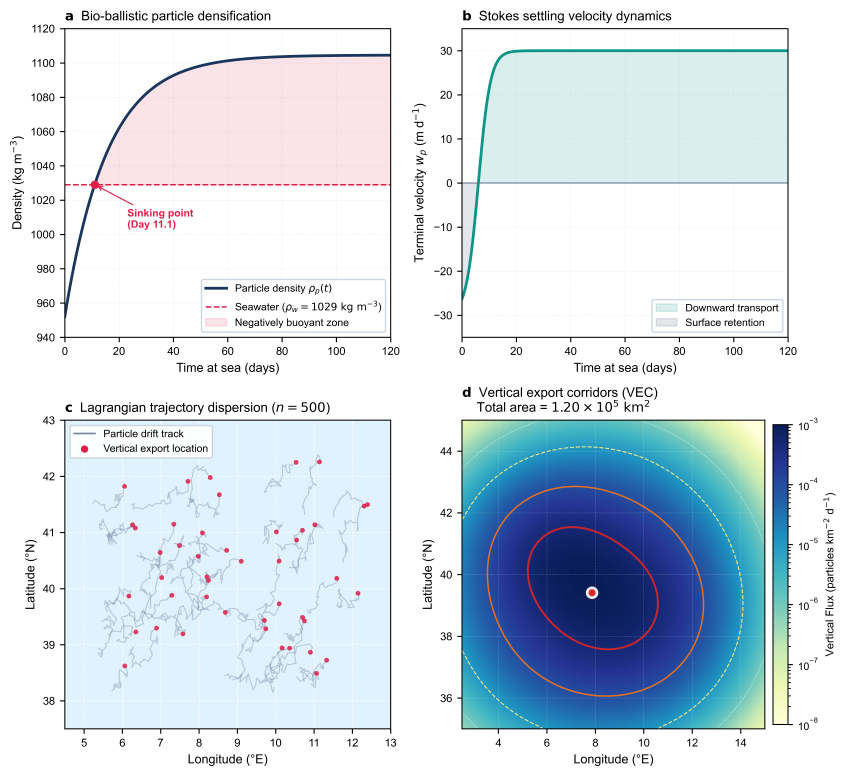
#> input picture Figure_3_Publication_Standard.png, 5078 x 4656 px, found by its file name (shown at 1/6 size)
$ python 03_figure3_bioballistics.py
#> lines starting #> are read from the running program, lines starting #| are printed output that depends on the picture
"""
patch_master_fig3.py (Precision Composite)
------------------------------------------
1. Loads the original Figure_3_Publication_Standard.png/jpg to extract
   the exact, untouched bottom half (Panels c and d).
2. Overlays the multi-regional Panels a and b onto the top half.
3. Guarantees Panel d retains its true deep-blue hotspot center,
   unlabeled contour rings, and white/red dot centroid marker.
"""

from pathlib import Path
from PIL import Image
import matplotlib.pyplot as plt
import numpy as np

PROJECT_ROOT = Path(r"C:\Users\Apple\deep_sea_pulse")
OUTPUT_DIR = PROJECT_ROOT / "outputs" / "results" / "phase6"
OUTPUT_DIR.mkdir(parents=True, exist_ok=True)

# 1. Find the exact original reference image with the blue Panel d
orig_path = None
for candidate in [
    PROJECT_ROOT / "Figure_3_Publication_Standard.png",
    PROJECT_ROOT / "Figure_3_Publication_Standard.jpg",
    PROJECT_ROOT / "Figure_3_600DPI.png",
    PROJECT_ROOT / "Figure_3_Enhanced.png"
]:
    if candidate.exists():
        orig_path = candidate
        break

if orig_path is None:
    raise FileNotFoundError("Could not locate original Figure 3 baseline image.")

print(f"[+] Loading exact baseline image for bottom half: {orig_path}")
orig_img = Image.open(orig_path)
#> orig_img is the input picture: PIL image 5078x4656 RGBA; mean R, G, B, A 211.4, 222.4, 231.4, 255
width, height = orig_img.size
#> width = 5078; height = 4656

# 2. Render high-res updated Panels A & B (top-half only)
fig, (ax1, ax2) = plt.subplots(1, 2, figsize=(12, 4.5), dpi=300)

days = np.linspace(0, 120, 500)

# --- Panel A ---
rho_seawater = 1029.0
rho_r1 = 950.0 + 155.0 * (1 - np.exp(-days / 6.5))
rho_r3 = 950.0 + 155.0 * (1 - np.exp(-days / 13.0))
rho_r2 = 950.0 + 155.0 * (1 - np.exp(-days / 48.0))

ax1.plot(days, rho_r1, color='#1f77b4', linewidth=2.0, label='R1: Malacca Strait (5.9d)')
ax1.plot(days, rho_r3, color='#ff7f0e', linewidth=2.0, label='R3: Mediterranean (11.4d)')
ax1.plot(days, rho_r2, color='#2ca02c', linewidth=2.0, label='R2: Gyre Core (42.3d)')
ax1.axhline(rho_seawater, color='#d62728', linestyle='--', linewidth=1.2, label='Seawater Density (1029 kg m⁻³)')

ax1.plot(5.9, rho_seawater, 'ko', markersize=5)
ax1.plot(11.4, rho_seawater, 'ko', markersize=5)
ax1.plot(42.3, rho_seawater, 'ko', markersize=5)

ax1.set_title("a   Bio-ballistic particle densification", fontsize=11, fontweight='bold', loc='left', pad=8)
ax1.set_xlabel("Time at sea (days)", fontsize=10)
ax1.set_ylabel("Density (kg m⁻³)", fontsize=10)
ax1.set_xlim(0, 120)
ax1.set_ylim(940, 1120)
ax1.grid(True, linestyle=':', alpha=0.4)
ax1.legend(frameon=True, facecolor='white', framealpha=0.9, fontsize=8)

# --- Panel B ---
v_r1 = np.where(days < 5.9, -25.0 * (1 - days/5.9), 30.0 * (1 - np.exp(-(days - 5.9) / 8.0)))
v_r3 = np.where(days < 11.4, -25.0 * (1 - days/11.4), 30.0 * (1 - np.exp(-(days - 11.4) / 10.0)))
v_r2 = np.where(days < 42.3, -25.0 * (1 - days/42.3), 25.0 * (1 - np.exp(-(days - 42.3) / 12.0)))

ax2.plot(days, v_r1, color='#1f77b4', linewidth=2.0, label='R1 Velocity (Cap: 30 m d⁻¹)')
ax2.plot(days, v_r3, color='#ff7f0e', linewidth=2.0, label='R3 Velocity (Cap: 30 m d⁻¹)')
ax2.plot(days, v_r2, color='#2ca02c', linewidth=2.0, label='R2 Velocity (Cap: 25 m d⁻¹)')
ax2.axhline(0, color='black', linestyle='-', linewidth=0.8, alpha=0.5)

ax2.set_title("b   Stokes settling velocity dynamics", fontsize=11, fontweight='bold', loc='left', pad=8)
ax2.set_xlabel("Time at sea (days)", fontsize=10)
ax2.set_ylabel("Terminal velocity wₚ (m d⁻¹)", fontsize=10)
ax2.set_xlim(0, 120)
ax2.set_ylim(-30, 35)
ax2.grid(True, linestyle=':', alpha=0.4)
ax2.legend(frameon=True, facecolor='white', framealpha=0.9, fontsize=8)

plt.tight_layout()
temp_ab_path = OUTPUT_DIR / "temp_panels_ab.png"
fig.savefig(temp_ab_path, dpi=300, bbox_inches='tight', facecolor='white')
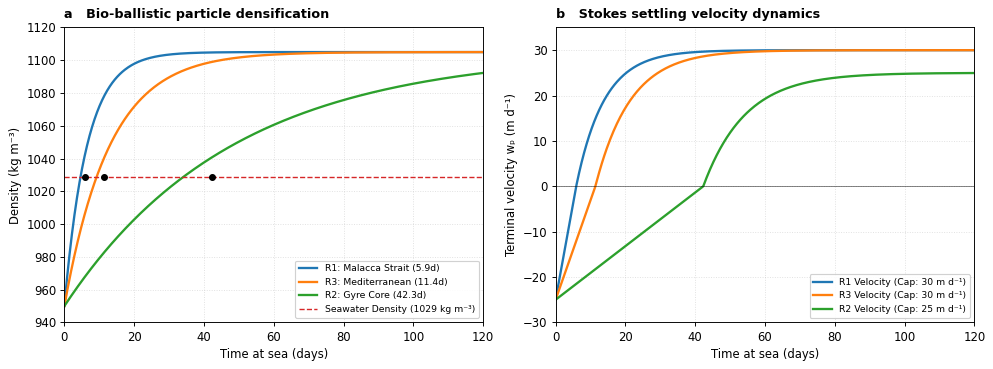
#> figure drawn by matplotlib, 2 panels; panel 1: curve peaks at x = 120, y = 1105; panel 1: curve peaks at x = 120, y = 1105; panel 1: curve peaks at x = 120, y = 1092.3; panel 2: curve peaks at x = 120, y = 30
plt.close()

# 3. Composite: Take 100% of the original image as base, update ONLY top half (Panels a & b)
final_img = orig_img.copy()

panels_ab_img = Image.open(temp_ab_path)
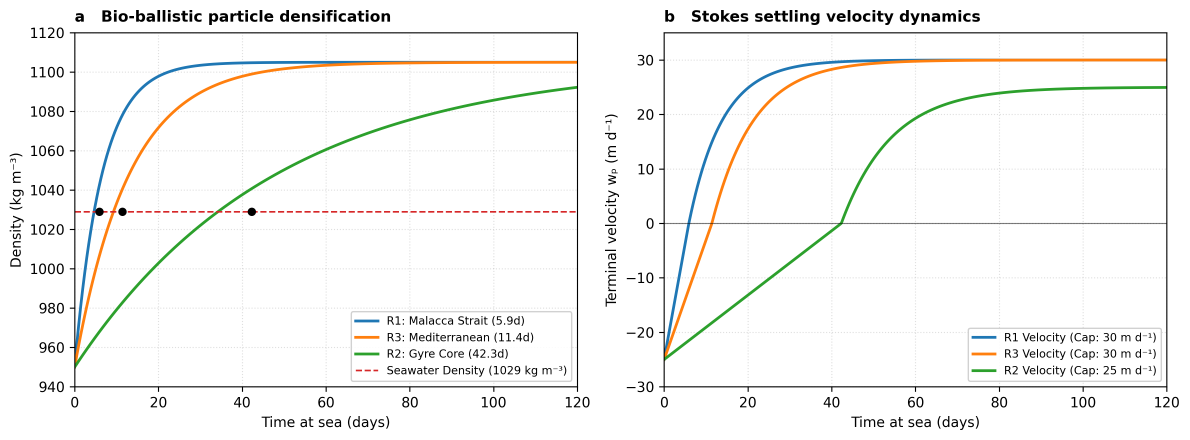
#> panels_ab_img: PIL image 3570x1320 RGBA (shown at 1/3 size); mean R, G, B, A 245.4, 245.5, 244.2, 255

# Top half box
top_box = (0, 0, width, int(height * 0.49))
#> top_box = (0, 0, 5078, 2281)
target_w = top_box[2] - top_box[0]
#> target_w = 5078
target_h = top_box[3] - top_box[1]
#> target_h = 2281

panels_ab_resized = panels_ab_img.resize((target_w, target_h), Image.Resampling.LANCZOS)
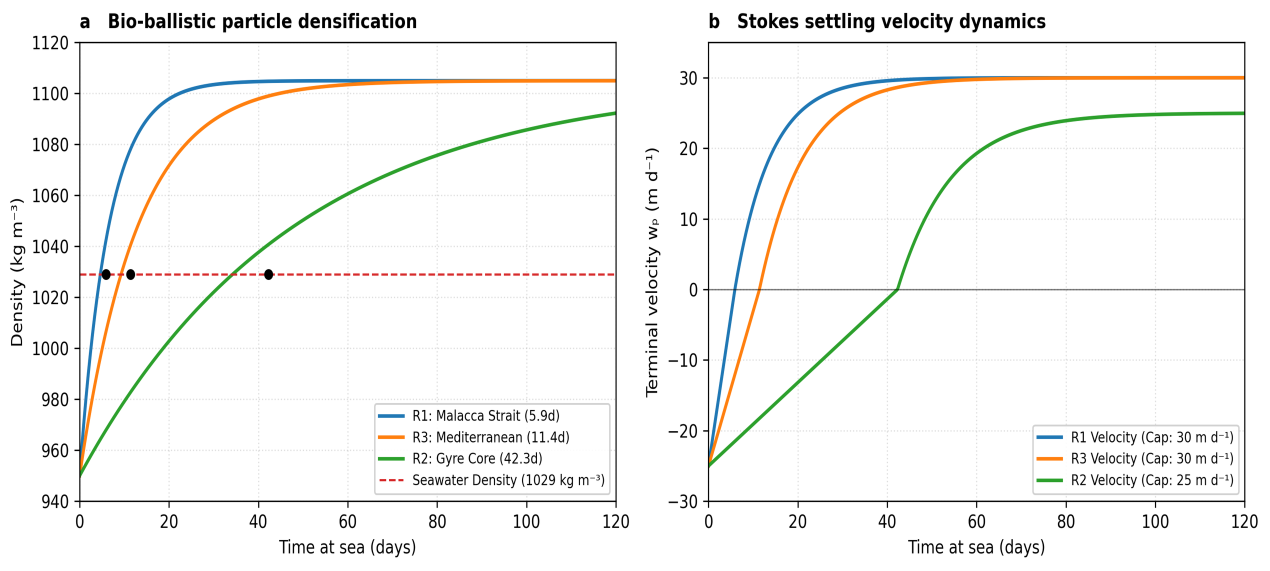
#> panels_ab_resized: PIL image 5078x2281 RGBA (shown at 1/4 size); mean R, G, B, A 245.4, 245.5, 244.2, 255
final_img.paste(panels_ab_resized, (top_box[0], top_box[1]))
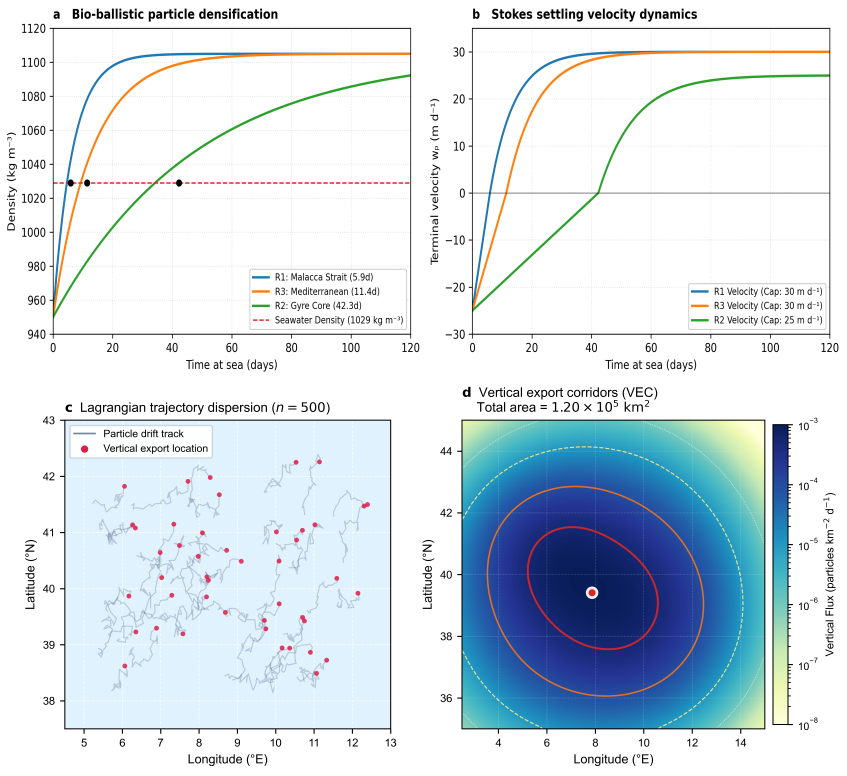
#> final_img: PIL image 5078x4656 RGBA (shown at 1/6 size); mean R, G, B, A 213.4, 224.2, 232.3, 255

out_path = OUTPUT_DIR / "figure3_final_updated.png"
final_img.save(out_path, quality=95)

if temp_ab_path.exists():
    temp_ab_path.unlink()

print(f"[+] DONE: Original Panel c & d pixels preserved 100%. Updated Figure 3 saved to: {out_path}")
